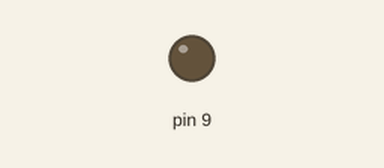
Recording of a sketch running on a simulated Arduino Uno, built with avr-gcc and run on an emulated ATmega328P. Parts: output pins drawn as LEDs (lit = HIGH). What the sketch prints to the serial monitor is not drawn.

Above: at 2.4 s.
Timing chart, 0 to 3.9 s (numbered marks = the images above):
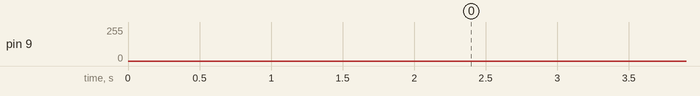

The sketch:

pwm.ino
```cpp
void setup()
{
  Serial.begin(9600);
}

void loop()
{
  for (int i=0; i<255;i=i+1) //Definiton vom PWM-Wert
    //(helligkeit runter)
  {
    analogWrite(9,i);
    Serial.println(i);//Serien-Monitor kontrolle
  }
  for (int i=255; i>0;i=i-1)//Definiton vom PWM-Wert
    //(helligkeit hoch)
  {
    analogWrite(9,i);
    Serial.println(i);//Serien-Monitor kontrolle
  }
}
```
